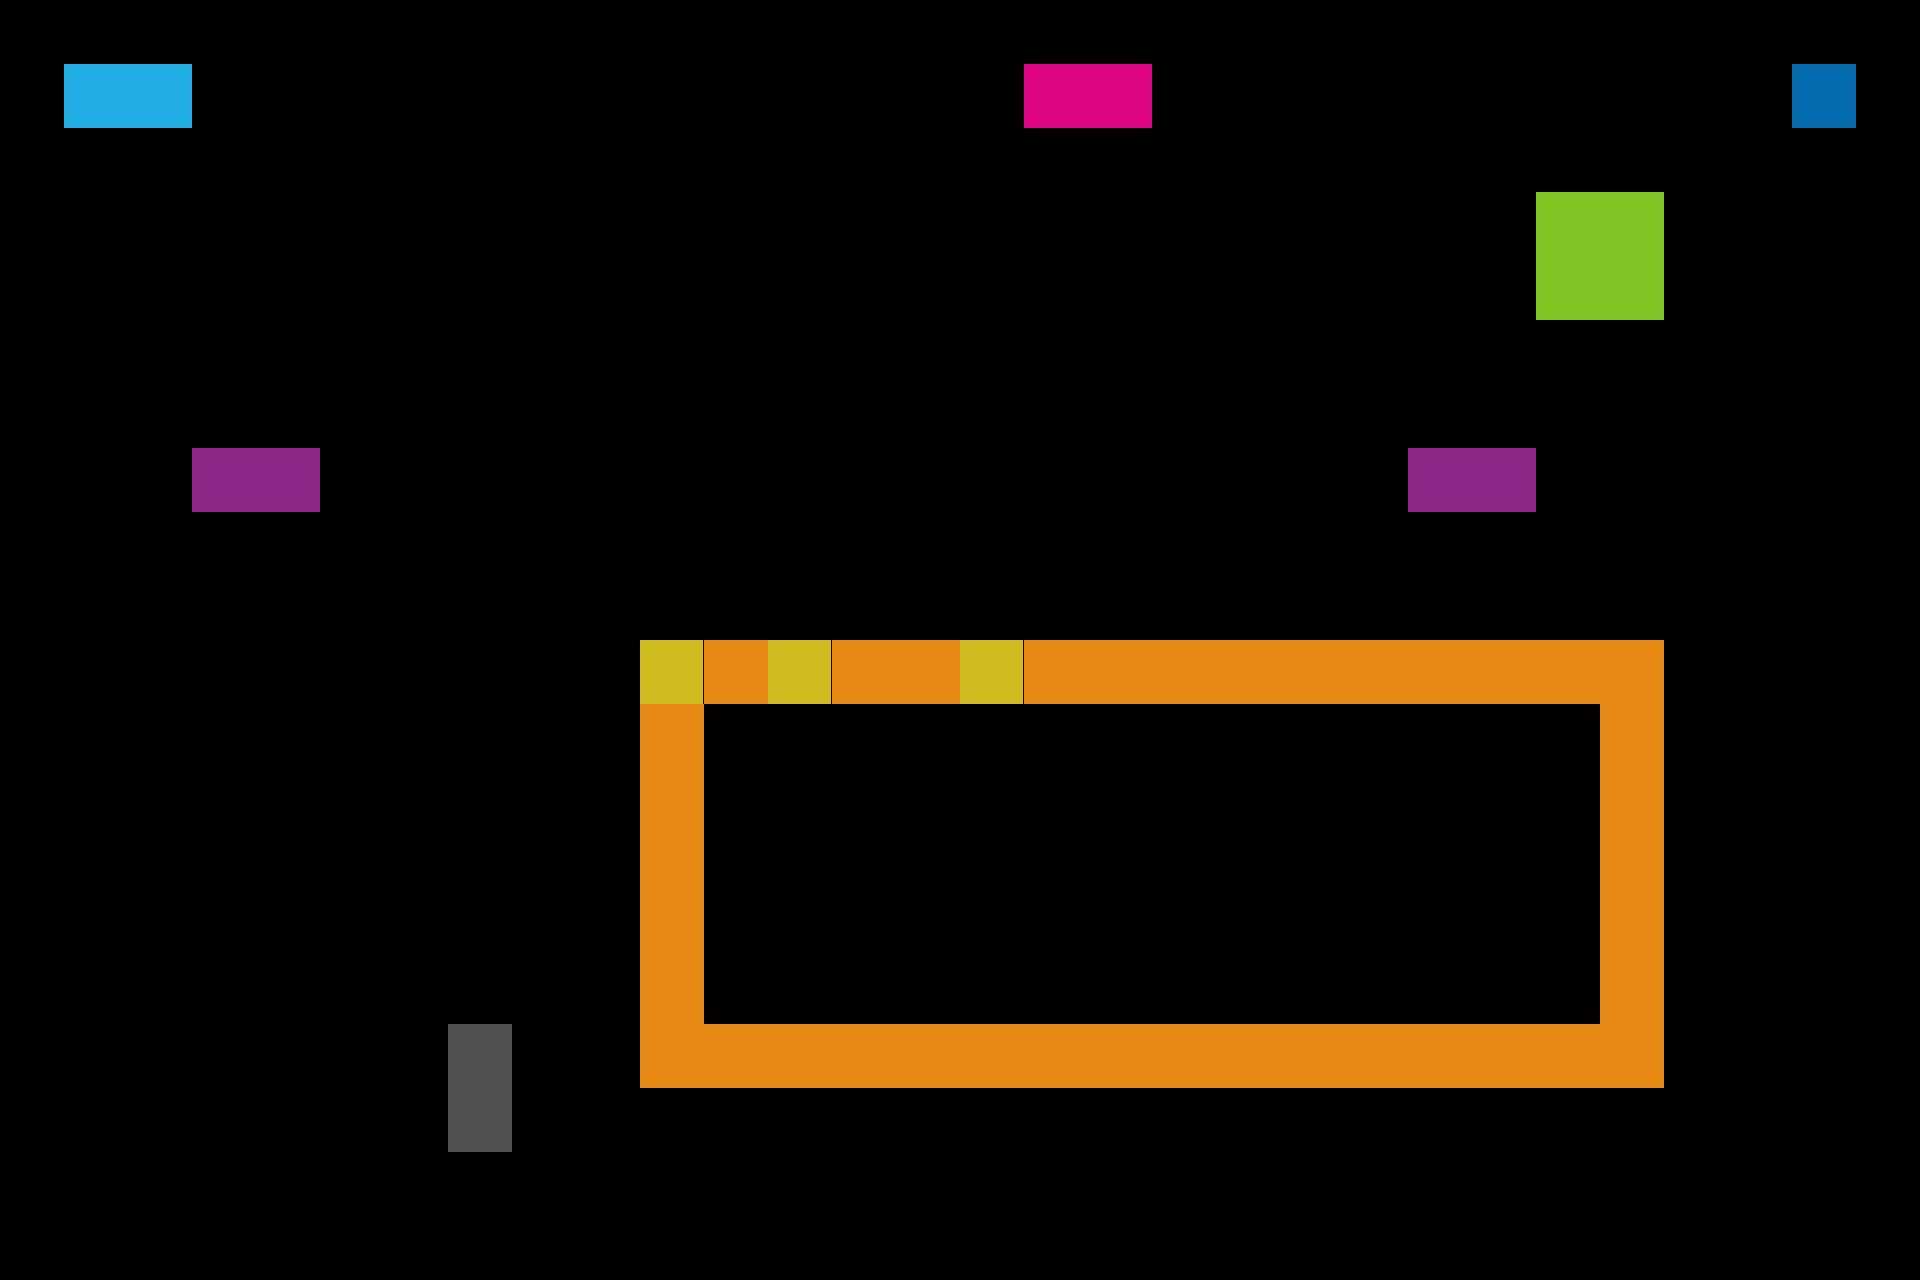

Tiled map render using the project's own tile images. Description and the whole map definition, tile-layer contents included, below:
An orthogonal 30x20 tile map with 64x64 px tiles, 1 tile layer (main_map).

<map version="1.0" tiledversion="2017.09.08" orientation="orthogonal" renderorder="right-down" width="30" height="20" tilewidth="64" tileheight="64" infinite="0" nextobjectid="1">
 <properties>
  <property name="budget" type="int" value="20" />
  <property name="time" type="int" value="20" />
 </properties>
 <tileset firstgid="1" source="tileset.tsx" />
 <layer name="main_map" width="40" height="30">
  <data encoding="csv">
2,2,2,2,2,2,2,2,2,2,2,2,2,2,2,2,2,2,2,2,2,2,2,2,2,2,2,2,2,2,1,0,0,0,0,0,0,0,0,0,
2,5,5,0,0,0,0,2,0,0,0,0,0,0,0,0,7,7,0,0,2,0,0,0,0,0,0,0,4,2,1,0,0,0,0,0,0,0,0,0,
2,0,0,0,0,0,0,2,0,0,0,0,0,0,0,0,0,0,0,0,2,0,0,0,0,0,0,0,0,2,1,0,0,0,0,0,0,0,0,0,
2,0,0,0,0,0,0,2,0,0,0,0,0,0,0,0,0,0,0,1,2,0,0,0,8,8,0,0,0,2,1,0,0,0,0,0,0,0,0,0,
2,0,0,0,0,0,0,2,0,0,0,0,0,0,0,0,0,0,0,1,2,0,0,0,8,8,0,0,0,2,1,0,0,0,0,0,0,0,0,0,
2,0,0,0,0,0,0,2,0,0,0,0,0,0,0,0,0,0,0,1,2,0,0,0,0,0,0,0,0,2,1,1,0,0,0,0,0,0,0,0,
2,0,0,0,0,0,0,2,0,0,0,0,0,0,0,0,0,0,0,1,2,0,0,0,0,0,0,0,0,2,1,1,0,0,0,0,0,0,0,0,
2,2,2,6,6,2,2,2,0,0,0,0,0,0,2,2,2,2,2,2,2,2,6,6,2,2,2,2,2,2,0,1,0,0,0,0,0,0,0,0,
2,0,0,0,0,0,0,2,0,0,0,0,0,0,0,0,0,0,0,1,0,0,0,0,0,0,0,0,0,2,0,1,0,0,0,0,0,0,0,0,
2,0,0,0,0,0,0,2,0,0,0,0,0,0,0,0,0,0,0,0,0,0,0,0,0,0,0,0,0,2,0,0,0,0,0,0,0,0,0,0,
2,0,0,0,0,0,0,2,0,0,10,9,10,9,9,10,9,9,9,9,9,9,9,9,9,9,0,0,0,2,0,0,0,0,0,0,0,0,0,0,
2,0,0,0,0,0,0,2,0,0,9,1,1,1,1,1,1,1,1,1,1,1,1,1,1,9,0,0,0,2,0,0,0,0,0,0,0,0,0,0,
2,0,0,0,0,0,0,2,0,0,9,1,1,1,1,1,1,1,1,1,1,1,1,1,1,9,0,0,0,2,0,0,0,0,0,0,0,0,0,0,
2,0,0,0,0,0,0,2,0,0,9,1,1,2,2,2,2,2,2,2,2,2,2,1,1,9,0,0,0,2,0,0,0,0,0,0,0,0,0,0,
2,0,0,0,0,0,0,2,0,0,9,1,1,1,1,1,1,1,1,1,1,1,1,1,1,9,0,0,0,2,0,0,0,0,0,0,0,0,0,0,
2,0,0,0,0,0,0,2,0,0,9,1,1,1,1,1,1,1,1,1,1,1,1,1,1,9,0,0,0,2,0,0,0,0,0,0,0,0,0,0,
2,0,0,0,0,0,0,3,0,0,9,9,9,9,9,9,9,9,9,9,9,9,9,9,9,9,0,0,0,2,0,0,0,0,0,0,0,0,0,0,
2,0,0,0,0,0,0,3,0,0,0,0,0,0,0,0,0,0,0,0,0,0,0,0,0,0,0,0,0,2,0,0,0,0,0,0,0,0,0,0,
2,0,0,0,0,0,0,2,0,0,0,0,0,0,0,0,0,0,0,0,0,0,0,0,0,0,0,0,0,2,0,0,0,0,0,0,0,0,0,0,
2,2,2,2,2,2,2,2,2,2,2,2,2,2,2,2,2,2,2,2,1,1,2,2,2,2,2,2,2,2,0,0,0,0,0,0,0,0,0,0,
0,0,0,0,0,0,0,0,0,0,0,0,0,0,0,0,0,0,1,1,1,1,1,1,0,0,0,0,0,0,0,0,0,0,0,0,0,0,0,0,
0,0,0,0,0,0,0,0,0,0,0,0,0,0,0,0,0,0,1,1,1,1,1,1,0,0,0,0,0,0,0,0,0,0,0,0,0,0,0,0,
0,0,0,0,0,0,0,0,0,0,0,0,0,0,0,0,0,0,0,1,1,1,1,1,1,0,0,0,0,0,0,0,0,0,0,0,0,0,0,0,
0,0,0,0,0,0,0,0,0,0,0,0,0,0,0,0,0,0,0,0,0,0,0,0,0,0,0,0,0,0,0,0,0,0,0,0,0,0,0,0,
0,0,0,0,0,0,0,0,0,0,0,0,0,0,0,0,0,0,0,0,0,0,0,0,0,0,0,0,0,0,0,0,0,0,0,0,0,0,0,0,
0,0,0,0,0,0,0,0,0,0,0,0,0,0,0,0,0,0,0,0,0,0,0,0,0,0,0,0,0,0,0,0,0,0,0,0,0,0,0,0,
0,0,0,0,0,0,0,0,0,0,0,0,0,0,0,0,0,0,0,0,0,0,0,0,0,0,0,0,0,0,0,0,0,0,0,0,0,0,0,0,
0,0,0,0,0,0,0,0,0,0,0,0,0,0,0,0,0,0,0,0,0,0,0,0,0,0,0,0,0,0,0,0,0,0,0,0,0,0,0,0,
0,0,0,0,0,0,0,0,0,0,0,0,0,0,0,0,0,0,0,0,0,0,0,0,0,0,0,0,0,0,0,0,0,0,0,0,0,0,0,0,
0,0,0,0,0,0,0,0,0,0,0,0,0,0,0,0,0,0,0,0,0,0,0,0,0,0,0,0,0,0,0,0,0,0,0,0,0,0,0,0
</data>
 </layer>
 <objectgroup name="objects_1" />
</map>